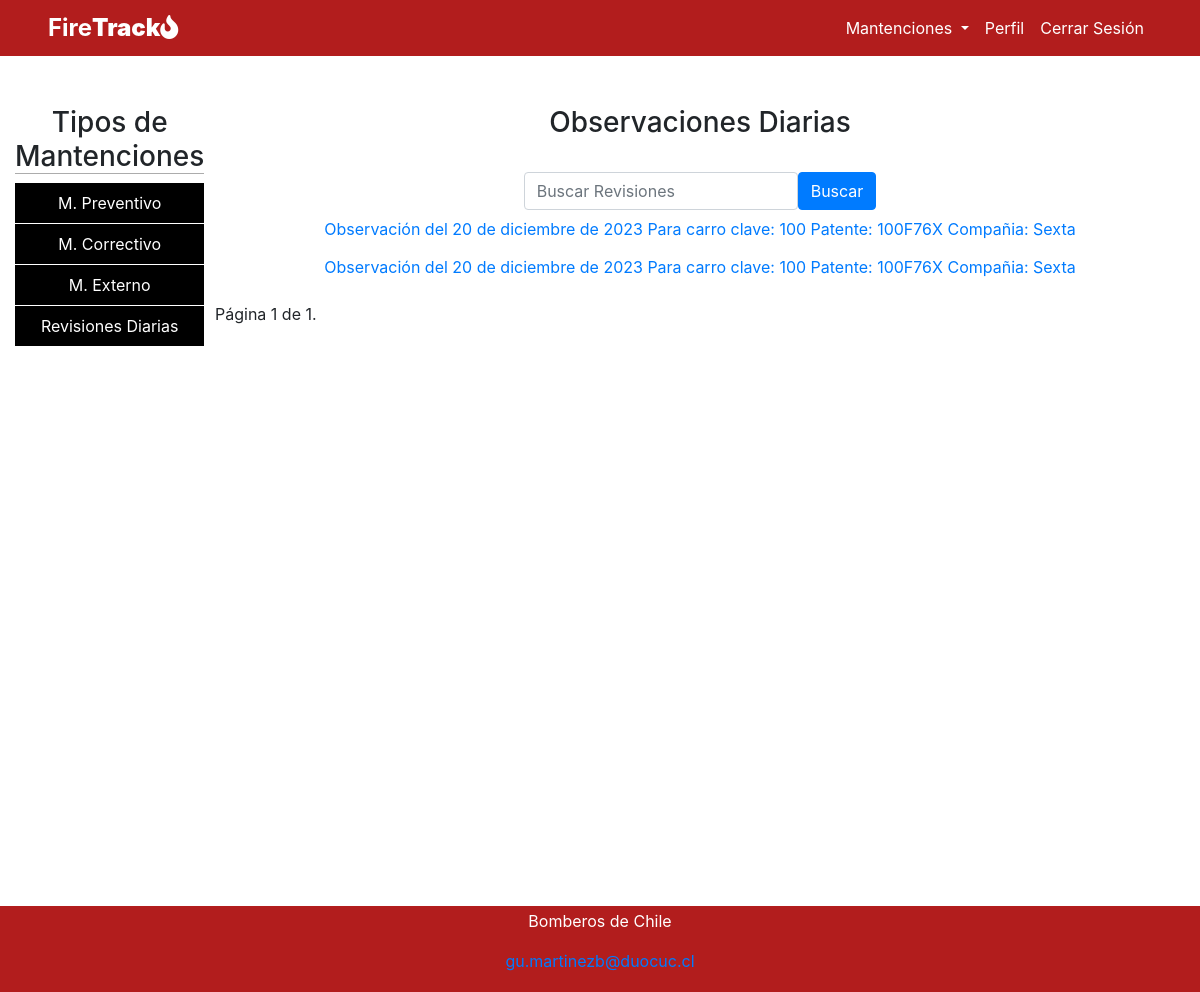
The page /revision/ (signed in) on the database its author committed.
### app_bomberos/models.py (models this page shows, shortened)
class RevisionDiaria(models.Model):
    id_rev_dia = models.AutoField(primary_key=True)
    fecha = models.DateField()
    hora_salida = models.CharField(max_length=10)
    hora_llegada = models.CharField(max_length=10)
    km_entrada = models.DecimalField(max_digits=10, decimal_places=2)
    hora_motor = models.IntegerField()
    hora_bomba = models.IntegerField()
    est_carro = models.CharField(max_length=30)
    id_autobombero = models.ForeignKey(AutoBombero, null=True, blank=True, on_delete=models.CASCADE)
    id_user = models.ForeignKey(CustomUser, null=True, blank=True, on_delete=models.CASCADE)
    observaciones = models.CharField(max_length=2000, null=True, blank=True)

class AutoBombero(models.Model):
    clave = models.CharField(max_length=20,default="Desconocido")
    patente = models.CharField(max_length=20,default="Desconocido")
    tipo_vehiculo = models.CharField(max_length=50, default="Desconocido")
    marca = models.CharField(max_length=50, default="Desconocido")
    modelo = models.CharField(max_length=50)
    año = models.IntegerField(validators=[MinValueValidator(1900)], default=1900)
    nro_motor = models.CharField(max_length=100, default="Sin especificar")
    nro_chasis = models.CharField(max_length=150, default="Sin especificar")
    compania = models.ForeignKey(Compañia, on_delete=models.SET_NULL, null=True)
    imagen = models.ImageField(upload_to="imgprod", null=True)

class Compañia(models.Model):
    nombre_compania = models.CharField(max_length=100)
    direccion = models.CharField(max_length=200)
    def __str__(self):
        return self.nombre_compania

### app_bomberos/views.py (the view, shortened to what this page needs)
# urls.py: path('revision/',views.revision,name="revision"),
@login_required
def revision(request):
    obtener = RevisionDiaria.objects.all().order_by('-fecha')
    user_role = request.session.get('user_role', None)
    usuario_autenticado = request.user
    if usuario_autenticado.is_authenticated and usuario_autenticado.role == 'capitan' and usuario_autenticado.compania:
        compañia_capitan = usuario_autenticado.compania
        obtener = RevisionDiaria.objects.filter(id_autobombero__compania=compañia_capitan).order_by('-fecha')
    else:
        obtener = RevisionDiaria.objects.all().order_by('-fecha')
    query = request.GET.get('q')  # Obtener el término de búsqueda del request
    paginator = Paginator(obtener, 10)  # Divide los resultados en páginas, 10 registros por página
    page = request.GET.get('page')
    obtener = paginator.get_page(page)
    contexto = {
        'obtener': obtener,
        'user_role': user_role,
    }
    return render(request, 'app_bomberos/revision.html', contexto)

### app_bomberos/templates/app_bomberos/revision.html (shortened to what this page needs)
{% extends "app_bomberos/base.html" %}
{% block content %}
{% if user.is_authenticated and not user.is_superuser%}
    <div class="container-fluid">
        <div class="row">
            <div id="panel-cliente" class="col-sm-2">
                <ul class="nav flex-column">
                    <li>
                        <h3 style="border-bottom: 1px solid #acacac;">Tipos de Mantenciones</h3>
                    </li>
                    <li class="nav-item">
                        <a class="nav-link" href="{% url "historial_mantenciones" %}">M. Preventivo</a>
                    </li>
                    <li class="nav-item">
                        <a class="nav-link" href="{% url "historial_correctiva" %}">M. Correctivo</a>
                    </li>
                    <li class="nav-item">
                        <a class="nav-link" href="{% url "historial_externo" %}">M. Externo</a>
                    </li>
                    <li class="nav-item">
                        <a class="nav-link" href="{% url "revision" %}">Revisiones Diarias</a>
                    </li>
                </ul>
            </div>
    <div class="col-md-10">
        <h3>Observaciones Diarias</h3>
        <br>
            <form method="get" action="{% url 'revision' %}" class="form-inline d-flex justify-content-center">
                <input type="text" name="q" class="form-control" placeholder="Buscar Revisiones">
                <button type="submit" class="btn btn-primary">Buscar</button>
            </form>
    <ul>
        {% for mantenimiento in obtener %}
        <li>
            <button type="button" class="btn btn-link " data-toggle="collapse" data-target="#detalleMantencion{{ mantenimiento.id_rev_dia }}">
                Observación del {{ mantenimiento.fecha }} Para carro clave: {{ mantenimiento.id_autobombero.clave }} Patente: {{ mantenimiento.id_autobombero.patente }} Compañia: {{ mantenimiento.id_autobombero.compania }}
            </button>
        </li>
        {% empty %}
        <br>
        <li>No hay registros de revisiones diarias.</li>
        {% endfor %}
    </ul>
    <div class="pagination">
        <span class="step-links">
            <span class="current-page">
                Página {{ obtener.number }} de {{ obtener.paginator.num_pages }}.
            </span>
        </span>
    </div>
</div>
</div>
</div>
{% else %}
  <script>
    window.location.href="/"
  </script>
{% endif %}
{% endblock %}

### app_bomberos/static/app_bomberos/css/style1.css (style rules this page uses)
ul { list-style: none; padding-left: 0; }
#panel-cliente ul li a { color: white; margin-top: 1px; background-color:#000000; }

### rows shown on the page
RevisionDiaria: fecha "20 de diciembre de 2023", id_autobombero.clave "100", id_autobombero.patente "100F76X", id_autobombero.compania "Sexta"
RevisionDiaria: fecha "20 de diciembre de 2023", id_autobombero.clave "100", id_autobombero.patente "100F76X", id_autobombero.compania "Sexta"

### other values the page prints
{{ obtener.number }} "1"
{{ obtener.paginator.num_pages }} "1"
